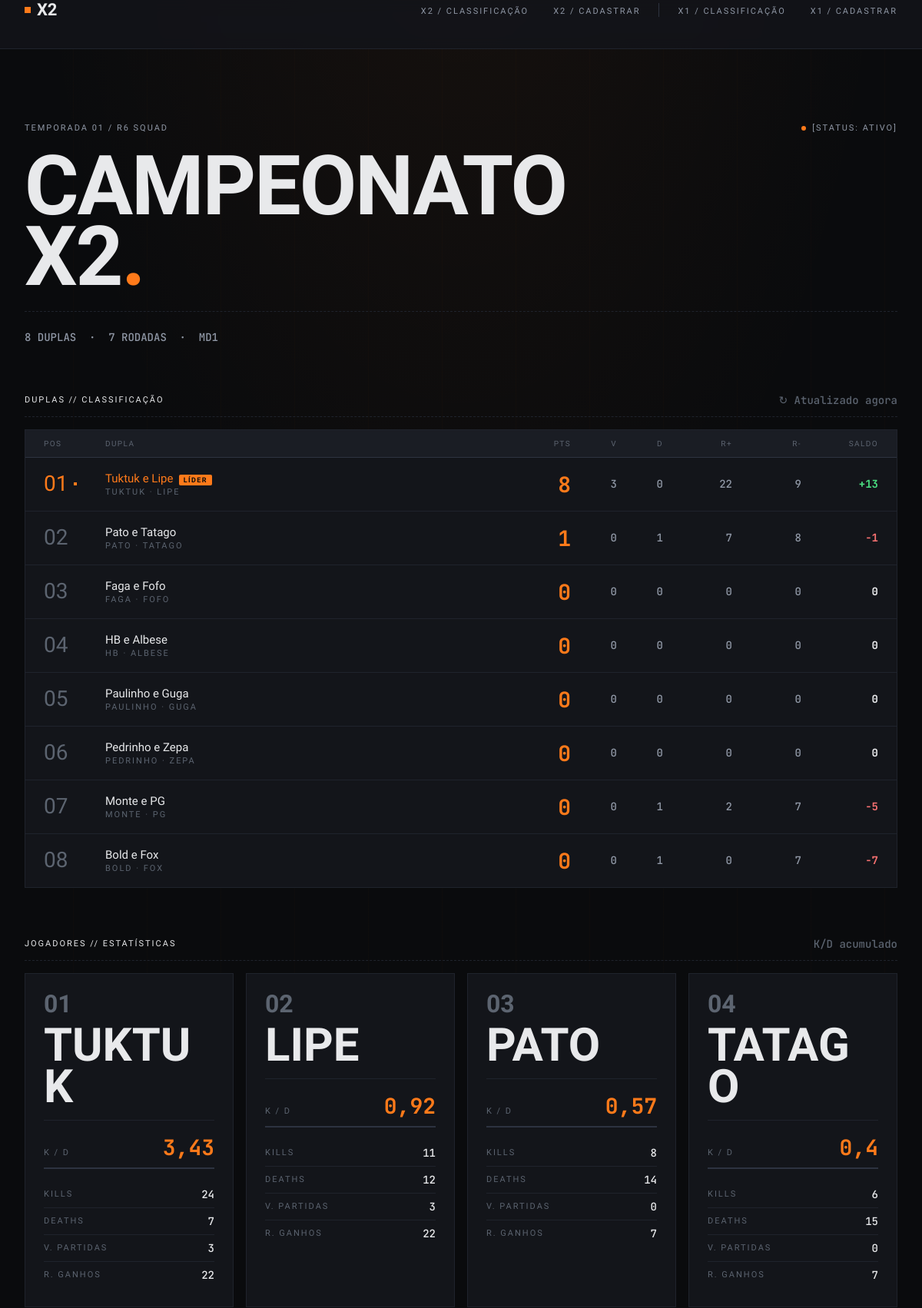
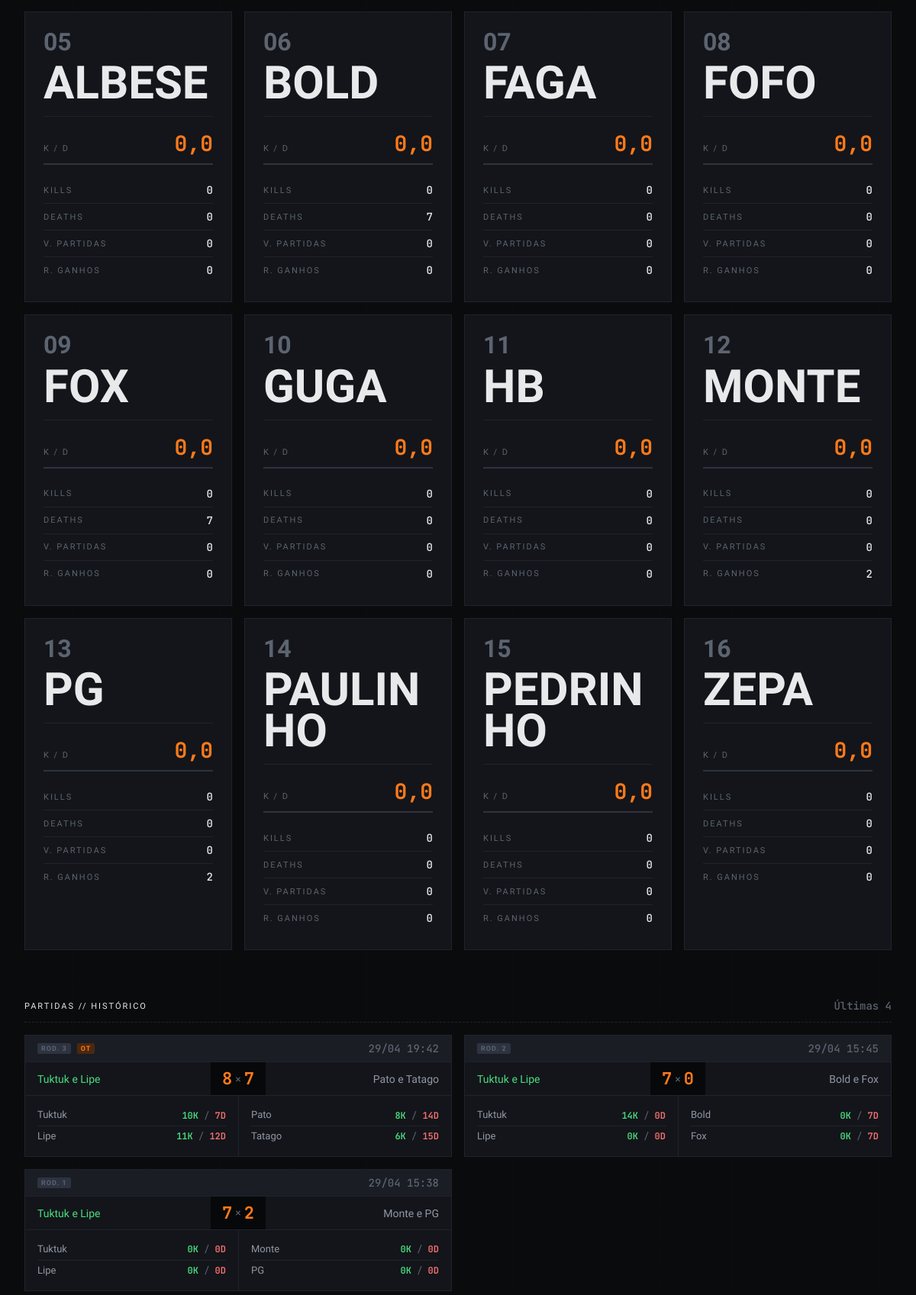
The page / (upper part) on the database its author committed (2 pictures, top to bottom).
### core/models.py (models this page shows, shortened)
class Duo(models.Model):
    nome = models.CharField(max_length=80, unique=True)
    jogador1 = models.ForeignKey(
        Player, on_delete=models.PROTECT, related_name='duplas_como_j1'
    )
    jogador2 = models.ForeignKey(
        Player, on_delete=models.PROTECT, related_name='duplas_como_j2'
    )
    class Meta:
        verbose_name = 'Dupla'
        verbose_name_plural = 'Duplas'
        ordering = ['nome']
    def __str__(self):
        return self.nome
    def _partidas_finalizadas(self):
        return Match.objects.filter(
            models.Q(dupla1=self) | models.Q(dupla2=self),
            tipo='PONTOS_CORRIDOS',
        )
    @property
    def partidas_jogadas(self):
        return self._partidas_finalizadas().count()
    @property
    def vitorias(self):
        count = 0
        for m in self._partidas_finalizadas():
            if m.vencedora() == self:
                count += 1
        return count
    @property
    def derrotas(self):
        return self.partidas_jogadas - self.vitorias
    @property
    def pontos(self):
        total = 0
        for m in self._partidas_finalizadas():
            if m.dupla1 == self:
                total += m.pontos_dupla1()
            else:
                total += m.pontos_dupla2()
        return total
    @property
    def rounds_ganhos(self):
        total = 0
        for m in self._partidas_finalizadas():
            if m.dupla1 == self:
                total += m.rounds_dupla1
            else:
                total += m.rounds_dupla2
        return total
    @property
    def rounds_perdidos(self):
        total = 0
        for m in self._partidas_finalizadas():
            if m.dupla1 == self:
                total += m.rounds_dupla2
            else:
                total += m.rounds_dupla1
        return total
    @property
    def saldo_rounds(self):
        return self.rounds_ganhos - self.rounds_perdidos

class Player(models.Model):
    nome = models.CharField(max_length=50, unique=True)
    grupo_x1 = models.ForeignKey(
        GroupX1,
        on_delete=models.SET_NULL,
        null=True,
        blank=True,
        related_name='jogadores',
    )
    class Meta:
        verbose_name = 'Jogador'
        verbose_name_plural = 'Jogadores'
        ordering = ['nome']
    @property
    def kills(self):
        return self.match_stats.aggregate(total=Sum('kills'))['total'] or 0
    @property
    def deaths(self):
        return self.match_stats.aggregate(total=Sum('deaths'))['total'] or 0
    @property
    def kd_ratio(self):
        d = self.deaths
        if d == 0:
            return float(self.kills)
        return round(self.kills / d, 2)
    def _get_duo(self):
        return (
            self.duplas_como_j1.first()
            or self.duplas_como_j2.first()
        )
    @property
    def partidas_ganhas(self):
        duo = self._get_duo()
        if not duo:
            return 0
        return duo.vitorias
    @property
    def rounds_ganhos(self):
        duo = self._get_duo()
        if not duo:
            return 0
        return duo.rounds_ganhos

class Match(models.Model):
    TIPO_CHOICES = [
        ('PONTOS_CORRIDOS', 'Pontos Corridos'),
        ('MATA_MATA', 'Mata Mata'),
    ]
    tipo = models.CharField(max_length=20, choices=TIPO_CHOICES, default='PONTOS_CORRIDOS')
    dupla1 = models.ForeignKey(
        Duo, on_delete=models.PROTECT, related_name='partidas_como_d1'
    )
    dupla2 = models.ForeignKey(
        Duo, on_delete=models.PROTECT, related_name='partidas_como_d2'
    )
    rounds_dupla1 = models.IntegerField()
    rounds_dupla2 = models.IntegerField()
    prorrogacao = models.BooleanField(default=False)
    rodada = models.IntegerField(null=True, blank=True)
    data = models.DateTimeField(auto_now_add=True)
    class Meta:
        verbose_name = 'Partida'
        verbose_name_plural = 'Partidas'
        ordering = ['-data']
    def vencedora(self):
        if self.rounds_dupla1 > self.rounds_dupla2:
            return self.dupla1
        return self.dupla2
    def pontos_dupla1(self):
        if self.rounds_dupla1 > self.rounds_dupla2:
            return 2 if self.prorrogacao else 3
        return 1 if self.prorrogacao else 0
    def pontos_dupla2(self):
        if self.rounds_dupla2 > self.rounds_dupla1:
            return 2 if self.prorrogacao else 3
        return 1 if self.prorrogacao else 0

### core/views.py (the view)
# urls.py: path('', views.home, name='home'),
def home(request):
    duos = list(Duo.objects.prefetch_related(
        'partidas_como_d1', 'partidas_como_d2'
    ).all())
    duos.sort(key=lambda d: (-d.pontos, -d.saldo_rounds))
    players = list(Player.objects.all())
    players.sort(key=lambda p: -p.kd_ratio)
    recent_qs = (
        Match.objects
        .filter(tipo='PONTOS_CORRIDOS')
        .select_related(
            'dupla1', 'dupla2',
            'dupla1__jogador1', 'dupla1__jogador2',
            'dupla2__jogador1', 'dupla2__jogador2',
        )
        .prefetch_related('stats__jogador')
        .order_by('-data')[:4]
    )
    match_data = []
    for m in recent_qs:
        stats_map = {s.jogador_id: s for s in m.stats.all()}
        match_data.append({
            'match': m,
            'dupla1_stats': [
                _build_player_stat(stats_map, m.dupla1.jogador1),
                _build_player_stat(stats_map, m.dupla1.jogador2),
            ],
            'dupla2_stats': [
                _build_player_stat(stats_map, m.dupla2.jogador1),
                _build_player_stat(stats_map, m.dupla2.jogador2),
            ],
        })
    return render(request, 'core/home.html', {
        'duos': duos,
        'players': players,
        'match_data': match_data,
    })

### core/templates/core/home.html (shortened to what this page needs)
{% extends 'core/base.html' %}
{% block content %}
<section class="hero" aria-label="Cabeçalho do campeonato">
  <div class="hero__eyebrow" data-reveal="0">
    <span class="t-eyebrow hero__eyebrow-left">Temporada 01 / R6 Squad</span>
    <span class="status-badge">
      <span class="status-dot" aria-hidden="true"></span>
      <span class="t-eyebrow">[Status: Ativo]</span>
    </span>
  </div>
  <h1 class="t-display-xl hero__title" data-reveal="1">
    CAMPEONATO<br>X2<span class="accent-dot">.</span>
  </h1>
  <hr class="divider-stencil hero__divider" data-reveal="2" aria-hidden="true">
  <p class="t-mono hero__meta" data-reveal="3">
    8 DUPLAS&nbsp;&nbsp;·&nbsp;&nbsp;7 RODADAS&nbsp;&nbsp;·&nbsp;&nbsp;MD1
  </p>
</section>
<section class="section" aria-labelledby="heading-classificacao">
  <div class="section-head">
    <h2 class="t-eyebrow section-head__title" id="heading-classificacao">Duplas // Classificação</h2>
    <span class="t-mono section-head__meta">↻ Atualizado agora</span>
  </div>
  <hr class="divider-stencil" style="margin-bottom: var(--space-4);" aria-hidden="true">
  <div class="classification-table" role="table" aria-label="Tabela de classificação">
    {% if duos %}
      <div class="classification-header" role="row">
        <div role="columnheader">Pos</div>
        <div role="columnheader">Dupla</div>
        <div role="columnheader" style="text-align:right">Pts</div>
        <div role="columnheader" style="text-align:right">V</div>
        <div role="columnheader" style="text-align:right">D</div>
        <div role="columnheader" style="text-align:right">R+</div>
        <div role="columnheader" style="text-align:right">R-</div>
        <div role="columnheader" style="text-align:right">Saldo</div>
      </div>
      {% for duo in duos %}
        <div class="cr {% if forloop.first %}cr--leader{% endif %}"
             role="row"
             style="--row-delay: {{ forloop.counter0 }}">
          <div class="cr__pos" role="cell">
            <span class="cr__pos-num">{{ forloop.counter|stringformat:"02d" }}</span>
            {% if forloop.first %}<span class="cr__lead-dot" aria-hidden="true"></span>{% endif %}
          </div>
          <div class="cr__duo" role="cell">
            <span class="cr__duo-name">
              {{ duo.nome }}
              {% if forloop.first %}&nbsp;<span class="badge-lead">Líder</span>{% endif %}
            </span>
            <span class="cr__duo-sub t-eyebrow">{{ duo.jogador1.nome|upper }} · {{ duo.jogador2.nome|upper }}</span>
          </div>
          <div class="cr__pts t-mono-lg" role="cell" aria-label="Pontos: {{ duo.pontos }}">{{ duo.pontos }}</div>
          <div class="cr__stat t-mono" role="cell" aria-label="Vitórias: {{ duo.vitorias }}">{{ duo.vitorias }}</div>
          <div class="cr__stat t-mono" role="cell" aria-label="Derrotas: {{ duo.derrotas }}">{{ duo.derrotas }}</div>
          <div class="cr__stat t-mono" role="cell" aria-label="Rounds ganhos: {{ duo.rounds_ganhos }}">{{ duo.rounds_ganhos }}</div>
          <div class="cr__stat t-mono" role="cell" aria-label="Rounds perdidos: {{ duo.rounds_perdidos }}">{{ duo.rounds_perdidos }}</div>
          <div class="cr__sld {% if duo.saldo_rounds > 0 %}sld-pos{% elif duo.saldo_rounds < 0 %}sld-neg{% endif %}"
               role="cell"
               aria-label="Saldo de rounds: {{ duo.saldo_rounds }}">
            {% if duo.saldo_rounds > 0 %}+{% endif %}{{ duo.saldo_rounds }}
          </div>
        </div>
      {% endfor %}
    {% else %}
      <div class="empty-state">
        <p class="t-eyebrow empty-state__title">// Sem duplas cadastradas</p>
        <p class="t-body-sm empty-state__desc">Cadastre as duplas pelo painel administrativo para iniciar o campeonato.</p>
        <a href="/admin/" class="btn-outline t-eyebrow">Abrir Admin</a>
      </div>
    {% endif %}
  </div>
</section>
<section class="section" aria-labelledby="heading-jogadores">
  <div class="section-head">
    <h2 class="t-eyebrow section-head__title" id="heading-jogadores">Jogadores // Estatísticas</h2>
    <span class="t-mono section-head__meta">K/D acumulado</span>
  </div>
  <hr class="divider-stencil" style="margin-bottom: var(--space-4);" aria-hidden="true">
  {% if players %}
    <div class="players-grid">
      {% for player in players %}
        <article class="player-card" data-kd="{{ player.kd_ratio }}">
          <p class="t-display-md player-card__rank">{{ forloop.counter|stringformat:"02d" }}</p>
          <h3 class="t-display-lg player-card__name">{{ player.nome|upper }}</h3>
          <hr class="player-card__divider" aria-hidden="true">
          <div class="player-card__kd-row">
            <span class="t-eyebrow player-card__kd-label">K / D</span>
            <span class="t-mono-lg player-card__kd-value">{{ player.kd_ratio }}</span>
          </div>
          <div class="kd-bar-track" aria-hidden="true">
          </div>
          <dl>
            <div class="player-card__stat">
              <dt class="t-eyebrow player-card__stat-label">Kills</dt>
              <dd class="t-mono player-card__stat-value">{{ player.kills }}</dd>
            </div>
            <div class="player-card__stat">
              <dt class="t-eyebrow player-card__stat-label">Deaths</dt>
              <dd class="t-mono player-card__stat-value">{{ player.deaths }}</dd>
            </div>
            <div class="player-card__stat">
              <dt class="t-eyebrow player-card__stat-label">V. Partidas</dt>
              <dd class="t-mono player-card__stat-value">{{ player.partidas_ganhas }}</dd>
            </div>
            <div class="player-card__stat">
              <dt class="t-eyebrow player-card__stat-label">R. Ganhos</dt>
              <dd class="t-mono player-card__stat-value">{{ player.rounds_ganhos }}</dd>
            </div>
          </dl>
        </article>
      {% endfor %}
    </div>
  {% else %}
    <div class="empty-state" style="padding: var(--space-7) 0;">
      <p class="t-eyebrow empty-state__title">// Sem jogadores cadastrados</p>
      <p class="t-body-sm empty-state__desc">Cadastre os jogadores e duplas pelo painel administrativo.</p>
    </div>
  {% endif %}
</section>
<section class="section" aria-labelledby="heading-historico">
  <div class="section-head">
    <h2 class="t-eyebrow section-head__title" id="heading-historico">Partidas // Histórico</h2>
    <span class="t-mono section-head__meta">Últimas 4</span>
  </div>
  <hr class="divider-stencil" style="margin-bottom: var(--space-4);" aria-hidden="true">
  {% if match_data %}
    <div class="match-history-grid">
      {% for md in match_data %}
        {% with m=md.match %}
        <article class="match-card">
          <div class="match-card__head">
            <div class="match-card__badges">
              {% if m.rodada %}
                <span class="match-card__badge">Rod. {{ m.rodada }}</span>
              {% endif %}
              {% if m.prorrogacao %}
                <span class="match-card__badge match-card__badge--ot">OT</span>
              {% endif %}
            </div>
            <span class="t-mono match-card__date">{{ m.data|date:"d/m H:i" }}</span>
          </div>
          <div class="match-card__score">
            <div class="match-card__side {% if m.vencedora == m.dupla1 %}match-card__side--winner{% endif %}">
              <span class="match-card__side-name">{{ m.dupla1 }}</span>
            </div>
            <div class="match-card__nums">
              <span class="match-card__num">{{ m.rounds_dupla1 }}</span>
              <span class="match-card__sep">×</span>
              <span class="match-card__num">{{ m.rounds_dupla2 }}</span>
            </div>
            <div class="match-card__side match-card__side--right {% if m.vencedora == m.dupla2 %}match-card__side--winner{% endif %}">
              <span class="match-card__side-name">{{ m.dupla2 }}</span>
            </div>
          </div>
          <div class="match-card__players">
            <div class="match-card__team">
              {% for s in md.dupla1_stats %}
                <div class="match-card__player">
                  <span class="match-card__player-name t-body-sm">{{ s.player.nome }}</span>
                  {% if s.kills is not None %}
                    <span class="match-card__player-kd">
                      <span class="k">{{ s.kills }}K</span>&nbsp;/&nbsp;<span class="d">{{ s.deaths }}D</span>
                    </span>
                  {% else %}
                    <span class="match-card__player-kd" style="font-style:italic">—</span>
                  {% endif %}
                </div>
              {% endfor %}
            </div>
            <div class="match-card__team">
              {% for s in md.dupla2_stats %}
                <div class="match-card__player">
                  <span class="match-card__player-name t-body-sm">{{ s.player.nome }}</span>
                  {% if s.kills is not None %}
                    <span class="match-card__player-kd">
                      <span class="k">{{ s.kills }}K</span>&nbsp;/&nbsp;<span class="d">{{ s.deaths }}D</span>
                    </span>
                  {% else %}
                    <span class="match-card__player-kd" style="font-style:italic">—</span>
                  {% endif %}
                </div>
              {% endfor %}
            </div>
          </div>
        </article>
        {% endwith %}
      {% endfor %}
    </div>
  {% endif %}
</section>
{% endblock %}

### rows shown on the page
Duo: nome "Tuktuk e Lipe", shows "LÍDER", jogador1.nome "TUKTUK", jogador2.nome "LIPE", pontos "8", vitorias "3", derrotas "0", rounds_ganhos "22", rounds_perdidos "9", saldo_rounds "13"
Duo: nome "Pato e Tatago", jogador1.nome "PATO", jogador2.nome "TATAGO", pontos "1", vitorias "0", derrotas "1", rounds_ganhos "7", rounds_perdidos "8", saldo_rounds "-1"
Duo: nome "Faga e Fofo", jogador1.nome "FAGA", jogador2.nome "FOFO", pontos "0", vitorias "0", derrotas "0", rounds_ganhos "0", rounds_perdidos "0", saldo_rounds "0"
Duo: nome "HB e Albese", jogador1.nome "HB", jogador2.nome "ALBESE", pontos "0", vitorias "0", derrotas "0", rounds_ganhos "0", rounds_perdidos "0", saldo_rounds "0"
Duo: nome "Paulinho e Guga", jogador1.nome "PAULINHO", jogador2.nome "GUGA", pontos "0", vitorias "0", derrotas "0", rounds_ganhos "0", rounds_perdidos "0", saldo_rounds "0"
Duo: nome "Pedrinho e Zepa", jogador1.nome "PEDRINHO", jogador2.nome "ZEPA", pontos "0", vitorias "0", derrotas "0", rounds_ganhos "0", rounds_perdidos "0", saldo_rounds "0"
Duo: nome "Monte e PG", jogador1.nome "MONTE", jogador2.nome "PG", pontos "0", vitorias "0", derrotas "1", rounds_ganhos "2", rounds_perdidos "7", saldo_rounds "-5"
Duo: nome "Bold e Fox", jogador1.nome "BOLD", jogador2.nome "FOX", pontos "0", vitorias "0", derrotas "1", rounds_ganhos "0", rounds_perdidos "7", saldo_rounds "-7"
Player: nome "TUKTUK", kd_ratio "3,43", kills "24", deaths "7", partidas_ganhas "3", rounds_ganhos "22", player.nome "Tuktuk", kills "10", kills "14", deaths "0", kills "0"
Player: nome "LIPE", kd_ratio "0,92", kills "11", deaths "12", partidas_ganhas "3", rounds_ganhos "22", player.nome "Lipe", kills "0", deaths "0"
Player: nome "PATO", kd_ratio "0,57", kills "8", deaths "14", partidas_ganhas "0", rounds_ganhos "7", player.nome "Pato"
Player: nome "TATAGO", kd_ratio "0,4", kills "6", deaths "15", partidas_ganhas "0", rounds_ganhos "7", player.nome "Tatago"
Player: nome "ALBESE", kd_ratio "0,0", kills "0", deaths "0", partidas_ganhas "0", rounds_ganhos "0"
Player: nome "BOLD", kd_ratio "0,0", kills "0", deaths "7", partidas_ganhas "0", rounds_ganhos "0", player.nome "Bold"
Player: nome "FAGA", kd_ratio "0,0", kills "0", deaths "0", partidas_ganhas "0", rounds_ganhos "0"
Player: nome "FOFO", kd_ratio "0,0", kills "0", deaths "0", partidas_ganhas "0", rounds_ganhos "0"
Player: nome "FOX", kd_ratio "0,0", kills "0", deaths "7", partidas_ganhas "0", rounds_ganhos "0", player.nome "Fox"
Player: nome "GUGA", kd_ratio "0,0", kills "0", deaths "0", partidas_ganhas "0", rounds_ganhos "0"
Player: nome "HB", kd_ratio "0,0", kills "0", deaths "0", partidas_ganhas "0", rounds_ganhos "0"
Player: nome "MONTE", kd_ratio "0,0", kills "0", deaths "0", partidas_ganhas "0", rounds_ganhos "2", player.nome "Monte"
Player: nome "PG", kd_ratio "0,0", kills "0", deaths "0", partidas_ganhas "0", rounds_ganhos "2", player.nome "PG"
Player: nome "PAULINHO", kd_ratio "0,0", kills "0", deaths "0", partidas_ganhas "0", rounds_ganhos "0"
Player: nome "PEDRINHO", kd_ratio "0,0", kills "0", deaths "0", partidas_ganhas "0", rounds_ganhos "0"
Player: nome "ZEPA", kd_ratio "0,0", kills "0", deaths "0", partidas_ganhas "0", rounds_ganhos "0"
Match: match.rodada "3", shows "OT", match.data "29/04 19:42", match.dupla1 "Tuktuk e Lipe", match.rounds_dupla1 "8", match.rounds_dupla2 "7", match.dupla2 "Pato e Tatago"
Match: match.rodada "2", match.data "29/04 15:45", match.dupla1 "Tuktuk e Lipe", match.rounds_dupla1 "7", match.rounds_dupla2 "0", match.dupla2 "Bold e Fox"
Match: match.rodada "1", match.data "29/04 15:38", match.dupla1 "Tuktuk e Lipe", match.rounds_dupla1 "7", match.rounds_dupla2 "2", match.dupla2 "Monte e PG"
